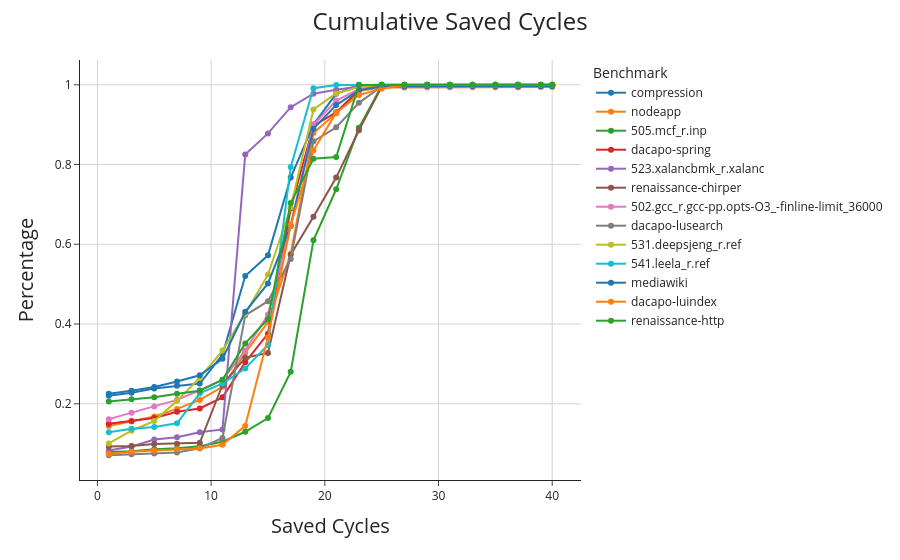
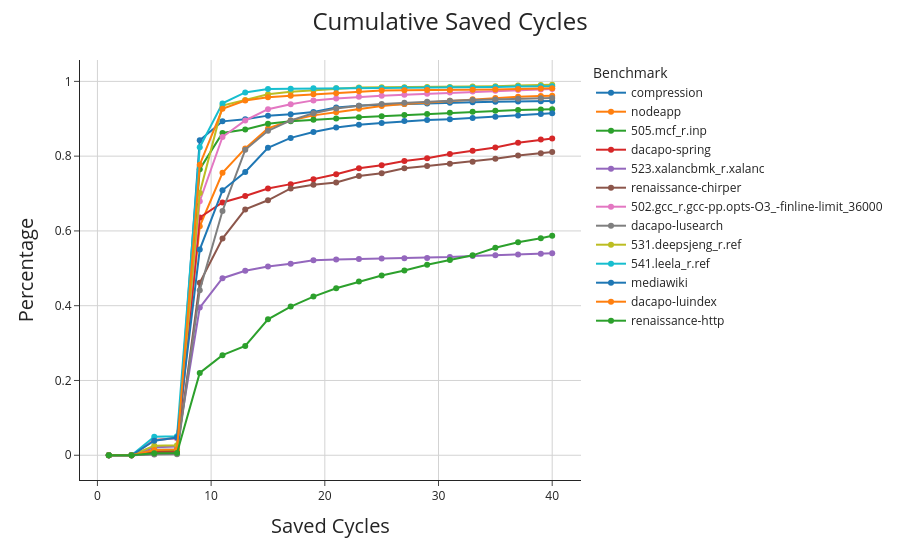

The cell these charts' notebook holds for them, in order:
### Markdown cell above
### 2.3 CDFs for Savings and Penalty

### Code cell
pio.templates.default = "simple_white"
#---Set-Desired-Confidence---#
confidence=50
dfs_lin=[]
dfs_log=[]

for file in os.listdir(data["result_path"]):
    if not "base" in file:
        file_path = os.path.join(data["result_path"],file)
        temp=pd.read_csv(file_path)
        temp=temp[temp["confidence"]==confidence]
        
        dfs={"log":[],"lin":[]}
        for col in data["stats"]["pdfs"]:
            temp[col]=temp[col].apply(ast.literal_eval)
            temp_l = temp[col].apply(pd.Series).stack().to_frame(col)
            temp_l[col+"_csum"]=temp_l[col].cumsum()/temp_l.iloc[-1].iloc[0]
            if "lin" in col:
                dfs["lin"].append(temp_l)
            elif "log" in col:
                dfs["log"].append(temp_l)
        
        for df in dfs:
            temp=pd.concat(dfs[df],axis=1).reset_index(level=1).rename(columns={"level_1": "cycles"})
            temp=temp[temp["cycles"]!="total"]
            temp["Benchmark"]= file[:-4][8:]
            if df == "lin":
                dfs_lin.append(temp)
            elif df == "log":
                dfs_log.append(temp)

df_lin=pd.concat(dfs_lin)
df_log=pd.concat(dfs_log)

df_lin.to_csv("temp.csv",index=False)

for pdf in data["stats"]["pdfs"]:
    if "lin" in pdf:
        log=False
        df=df_lin
    elif "log" in pdf:
        log=True
        df=df_log
    fig = px.line(
        df,
        x="cycles",
        y=pdf+"_csum",
        color="Benchmark",
        markers=True,
        log_x=log
    )
    fig.update_xaxes(showgrid=True, gridcolor="lightgray", gridwidth=1, title="Saved Cycles")
    fig.update_yaxes(showgrid=True, gridcolor="lightgray", gridwidth=1, title="Percentage")
    fig.update_layout(
        title={
        "text": f"Cumulative Saved Cycles",
        "x": 0.5,
        "font": {"size": 24}
        },
        xaxis_title_font={"size": 20},
        yaxis_title_font={"size": 20}
    )
    fig.show()
    fig.write_image(f"temp/plot_{pdf}.png", width=1600, height=1000, scale=2)

### Figure 1 — Plotly figure (JSON) as saved in the notebook; plotly's stock layout.template omitted (floating-point values rounded to 4 significant figures)
{"data": [{"hovertemplate": "Benchmark=compression<br>cycles=%{x}<br>penalty_lin_csum=%{y}<extra></extra>", "legendgroup": "compression", "line": {"color": "#1F77B4", "dash": "solid"}, "marker": {"symbol": "circle"}, "mode": "lines+markers", "name": "compression", "orientation": "v", "showlegend": true, "type": "scatter", "x": [1, 3, 5, 7, 9, 11, 13, 15, 17, 19, 21, 23, 25, 27, 29, 31, 33, 35, 37, 39, 40], "xaxis": "x", "y": [0.2203, 0.2274, 0.2382, 0.245, 0.2509, 0.3231, 0.5206, 0.5722, 0.7674, 0.9003, 0.9772, 0.9996, 0.9999, 0.9999, 0.9999, 0.9999, 0.9999, 0.9999, 0.9999, 0.9999, 0.9999], "yaxis": "y"}, {"hovertemplate": "Benchmark=nodeapp<br>cycles=%{x}<br>penalty_lin_csum=%{y}<extra></extra>", "legendgroup": "nodeapp", "line": {"color": "#FF7F0E", "dash": "solid"}, "marker": {"symbol": "circle"}, "mode": "lines+markers", "name": "nodeapp", "orientation": "v", "showlegend": true, "type": "scatter", "x": [1, 3, 5, 7, 9, 11, 13, 15, 17, 19, 21, 23, 25, 27, 29, 31, 33, 35, 37, 39, 40], "xaxis": "x", "y": [0.1446, 0.1557, 0.1682, 0.1871, 0.2098, 0.2428, 0.3279, 0.4051, 0.5765, 0.8791, 0.9286, 0.9846, 0.993, 0.9933, 0.9936, 0.9936, 0.9936, 0.9937, 0.9939, 0.9942, 0.9944], "yaxis": "y"}, {"hovertemplate": "Benchmark=505.mcf_r.inp<br>cycles=%{x}<br>penalty_lin_csum=%{y}<extra></extra>", "legendgroup": "505.mcf_r.inp", "line": {"color": "#2CA02C", "dash": "solid"}, "marker": {"symbol": "circle"}, "mode": "lines+markers", "name": "505.mcf_r.inp", "orientation": "v", "showlegend": true, "type": "scatter", "x": [1, 3, 5, 7, 9, 11, 13, 15, 17, 19, 21, 23, 25, 27, 29, 31, 33, 35, 37, 39, 40], "xaxis": "x", "y": [0.07938, 0.08082, 0.08632, 0.08861, 0.09382, 0.1048, 0.1298, 0.1642, 0.2801, 0.6101, 0.7379, 0.8921, 0.9973, 0.9975, 0.9977, 0.9979, 0.998, 0.998, 0.998, 0.998, 0.9981], "yaxis": "y"}, {"hovertemplate": "Benchmark=dacapo-spring<br>cycles=%{x}<br>penalty_lin_csum=%{y}<extra></extra>", "legendgroup": "dacapo-spring", "line": {"color": "#D62728", "dash": "solid"}, "marker": {"symbol": "circle"}, "mode": "lines+markers", "name": "dacapo-spring", "orientation": "v", "showlegend": true, "type": "scatter", "x": [1, 3, 5, 7, 9, 11, 13, 15, 17, 19, 21, 23, 25, 27, 29, 31, 33, 35, 37, 39, 40], "xaxis": "x", "y": [0.1498, 0.1569, 0.1646, 0.1799, 0.1882, 0.2162, 0.304, 0.3758, 0.6896, 0.897, 0.931, 0.9862, 0.9995, 0.9995, 0.9996, 0.9996, 0.9996, 0.9996, 0.9996, 0.9996, 0.9996], "yaxis": "y"}, {"hovertemplate": "Benchmark=523.xalancbmk_r.xalanc<br>cycles=%{x}<br>penalty_lin_csum=%{y}<extra></extra>", "legendgroup": "523.xalancbmk_r.xalanc", "line": {"color": "#9467BD", "dash": "solid"}, "marker": {"symbol": "circle"}, "mode": "lines+markers", "name": "523.xalancbmk_r.xalanc", "orientation": "v", "showlegend": true, "type": "scatter", "x": [1, 3, 5, 7, 9, 11, 13, 15, 17, 19, 21, 23, 25, 27, 29, 31, 33, 35, 37, 39, 40], "xaxis": "x", "y": [0.08267, 0.09307, 0.1105, 0.1161, 0.1285, 0.1358, 0.8252, 0.878, 0.9438, 0.9776, 0.9876, 0.9955, 0.9955, 0.9957, 0.9957, 0.9957, 0.9957, 0.9957, 0.9957, 0.9959, 0.9973], "yaxis": "y"}, {"hovertemplate": "Benchmark=renaissance-chirper<br>cycles=%{x}<br>penalty_lin_csum=%{y}<extra></extra>", "legendgroup": "renaissance-chirper", "line": {"color": "#8C564B", "dash": "solid"}, "marker": {"symbol": "circle"}, "mode": "lines+markers", "name": "renaissance-chirper", "orientation": "v", "showlegend": true, "type": "scatter", "x": [1, 3, 5, 7, 9, 11, 13, 15, 17, 19, 21, 23, 25, 27, 29, 31, 33, 35, 37, 39, 40], "xaxis": "x", "y": [0.09273, 0.09404, 0.09889, 0.1001, 0.1022, 0.2472, 0.3157, 0.3275, 0.5738, 0.669, 0.7671, 0.886, 0.9949, 0.9959, 0.9961, 0.9962, 0.9963, 0.9964, 0.9964, 0.9965, 0.9972], "yaxis": "y"}, {"hovertemplate": "Benchmark=502.gcc_r.gcc-pp.opts-O3_-finline-limit_36000<br>cycles=%{x}<br>penalty_lin_csum=%{y}<extra></extra>", "legendgroup": "502.gcc_r.gcc-pp.opts-O3_-finline-limit_36000", "line": {"color": "#E377C2", "dash": "solid"}, "marker": {"symbol": "circle"}, "mode": "lines+markers", "name": "502.gcc_r.gcc-pp.opts-O3_-finline-limit_36000", "orientation": "v", "showlegend": true, "type": "scatter", "x": [1, 3, 5, 7, 9, 11, 13, 15, 17, 19, 21, 23, 25, 27, 29, 31, 33, 35, 37, 39, 40], "xaxis": "x", "y": [0.1616, 0.1775, 0.1935, 0.2099, 0.2339, 0.2601, 0.3337, 0.4237, 0.6475, 0.8989, 0.9605, 0.989, 0.9941, 0.9951, 0.9952, 0.9953, 0.9955, 0.9962, 0.9983, 0.9988, 0.9989], "yaxis": "y"}, {"hovertemplate": "Benchmark=dacapo-lusearch<br>cycles=%{x}<br>penalty_lin_csum=%{y}<extra></extra>", "legendgroup": "dacapo-lusearch", "line": {"color": "#7F7F7F", "dash": "solid"}, "marker": {"symbol": "circle"}, "mode": "lines+markers", "name": "dacapo-lusearch", "orientation": "v", "showlegend": true, "type": "scatter", "x": [1, 3, 5, 7, 9, 11, 13, 15, 17, 19, 21, 23, 25, 27, 29, 31, 33, 35, 37, 39, 40], "xaxis": "x", "y": [0.07098, 0.07337, 0.07529, 0.07792, 0.08843, 0.1142, 0.4218, 0.4572, 0.5631, 0.8583, 0.8932, 0.9546, 0.9955, 0.9976, 0.9978, 0.9978, 0.9978, 0.9978, 0.9978, 0.9978, 0.9978], "yaxis": "y"}, {"hovertemplate": "Benchmark=531.deepsjeng_r.ref<br>cycles=%{x}<br>penalty_lin_csum=%{y}<extra></extra>", "legendgroup": "531.deepsjeng_r.ref", "line": {"color": "#BCBD22", "dash": "solid"}, "marker": {"symbol": "circle"}, "mode": "lines+markers", "name": "531.deepsjeng_r.ref", "orientation": "v", "showlegend": true, "type": "scatter", "x": [1, 3, 5, 7, 9, 11, 13, 15, 17, 19, 21, 23, 25, 27, 29, 31, 33, 35, 37, 39, 40], "xaxis": "x", "y": [0.1006, 0.1326, 0.1568, 0.2073, 0.2653, 0.3334, 0.4261, 0.5241, 0.6922, 0.9381, 0.9781, 0.9945, 0.9999, 1.0, 1.0, 1.0, 1.0, 1.0, 1.0, 1.0, 1.0], "yaxis": "y"}, {"hovertemplate": "Benchmark=541.leela_r.ref<br>cycles=%{x}<br>penalty_lin_csum=%{y}<extra></extra>", "legendgroup": "541.leela_r.ref", "line": {"color": "#17BECF", "dash": "solid"}, "marker": {"symbol": "circle"}, "mode": "lines+markers", "name": "541.leela_r.ref", "orientation": "v", "showlegend": true, "type": "scatter", "x": [1, 3, 5, 7, 9, 11, 13, 15, 17, 19, 21, 23, 25, 27, 29, 31, 33, 35, 37, 39, 40], "xaxis": "x", "y": [0.1287, 0.1377, 0.1419, 0.1511, 0.2261, 0.2511, 0.2885, 0.3477, 0.794, 0.9914, 0.9994, 1.0, 1.0, 1.0, 1.0, 1.0, 1.0, 1.0, 1.0, 1.0, 1.0], "yaxis": "y"}, {"hovertemplate": "Benchmark=mediawiki<br>cycles=%{x}<br>penalty_lin_csum=%{y}<extra></extra>", "legendgroup": "mediawiki", "line": {"color": "#1F77B4", "dash": "solid"}, "marker": {"symbol": "circle"}, "mode": "lines+markers", "name": "mediawiki", "orientation": "v", "showlegend": true, "type": "scatter", "x": [1, 3, 5, 7, 9, 11, 13, 15, 17, 19, 21, 23, 25, 27, 29, 31, 33, 35, 37, 39, 40], "xaxis": "x", "y": [0.2251, 0.2327, 0.2422, 0.2557, 0.2717, 0.3127, 0.4308, 0.5019, 0.646, 0.8899, 0.9491, 0.9865, 0.9958, 0.9965, 0.9966, 0.9968, 0.9968, 0.9968, 0.9969, 0.9969, 0.9969], "yaxis": "y"}, {"hovertemplate": "Benchmark=dacapo-luindex<br>cycles=%{x}<br>penalty_lin_csum=%{y}<extra></extra>", "legendgroup": "dacapo-luindex", "line": {"color": "#FF7F0E", "dash": "solid"}, "marker": {"symbol": "circle"}, "mode": "lines+markers", "name": "dacapo-luindex", "orientation": "v", "showlegend": true, "type": "scatter", "x": [1, 3, 5, 7, 9, 11, 13, 15, 17, 19, 21, 23, 25, 27, 29, 31, 33, 35, 37, 39, 40], "xaxis": "x", "y": [0.07415, 0.07975, 0.08307, 0.08587, 0.08779, 0.09724, 0.1446, 0.3664, 0.6481, 0.8353, 0.9299, 0.9743, 0.9902, 0.9991, 0.9991, 0.9991, 0.9993, 0.9993, 0.9993, 0.9993, 0.9993], "yaxis": "y"}, {"hovertemplate": "Benchmark=renaissance-http<br>cycles=%{x}<br>penalty_lin_csum=%{y}<extra></extra>", "legendgroup": "renaissance-http", "line": {"color": "#2CA02C", "dash": "solid"}, "marker": {"symbol": "circle"}, "mode": "lines+markers", "name": "renaissance-http", "orientation": "v", "showlegend": true, "type": "scatter", "x": [1, 3, 5, 7, 9, 11, 13, 15, 17, 19, 21, 23, 25, 27, 29, 31, 33, 35, 37, 39, 40], "xaxis": "x", "y": [0.206, 0.2117, 0.2166, 0.2253, 0.2326, 0.2604, 0.3515, 0.4128, 0.7034, 0.8144, 0.8185, 0.9993, 1.0, 1.0, 1.0, 1.0, 1.0, 1.0, 1.0, 1.0, 1.0], "yaxis": "y"}], "layout": {"legend": {"title": {"text": "Benchmark"}, "tracegroupgap": 0}, "margin": {"t": 60}, "title": {"font": {"size": 24}, "text": "Cumulative Saved Cycles", "x": 0.5}, "xaxis": {"anchor": "y", "domain": [0, 1], "gridcolor": "lightgray", "gridwidth": 1, "showgrid": true, "title": {"font": {"size": 20}, "text": "Saved Cycles"}}, "yaxis": {"anchor": "x", "domain": [0, 1], "gridcolor": "lightgray", "gridwidth": 1, "showgrid": true, "title": {"font": {"size": 20}, "text": "Percentage"}}}}

### Figure 2 — Plotly figure (JSON) as saved in the notebook; plotly's stock layout.template omitted (floating-point values rounded to 4 significant figures)
{"data": [{"hovertemplate": "Benchmark=compression<br>cycles=%{x}<br>savings_lin_csum=%{y}<extra></extra>", "legendgroup": "compression", "line": {"color": "#1F77B4", "dash": "solid"}, "marker": {"symbol": "circle"}, "mode": "lines+markers", "name": "compression", "orientation": "v", "showlegend": true, "type": "scatter", "x": [1, 3, 5, 7, 9, 11, 13, 15, 17, 19, 21, 23, 25, 27, 29, 31, 33, 35, 37, 39, 40], "xaxis": "x", "y": [0.0, 0.0, 0.01444, 0.01473, 0.8428, 0.8931, 0.8988, 0.9084, 0.9122, 0.9183, 0.9298, 0.9348, 0.9375, 0.9395, 0.941, 0.9428, 0.9441, 0.9452, 0.946, 0.947, 0.9473], "yaxis": "y"}, {"hovertemplate": "Benchmark=nodeapp<br>cycles=%{x}<br>savings_lin_csum=%{y}<extra></extra>", "legendgroup": "nodeapp", "line": {"color": "#FF7F0E", "dash": "solid"}, "marker": {"symbol": "circle"}, "mode": "lines+markers", "name": "nodeapp", "orientation": "v", "showlegend": true, "type": "scatter", "x": [1, 3, 5, 7, 9, 11, 13, 15, 17, 19, 21, 23, 25, 27, 29, 31, 33, 35, 37, 39, 40], "xaxis": "x", "y": [0.0, 0.0, 0.04078, 0.04598, 0.6124, 0.7554, 0.8207, 0.8742, 0.8955, 0.9091, 0.9176, 0.9267, 0.9342, 0.9396, 0.9436, 0.9479, 0.9519, 0.9557, 0.9586, 0.9609, 0.9618], "yaxis": "y"}, {"hovertemplate": "Benchmark=505.mcf_r.inp<br>cycles=%{x}<br>savings_lin_csum=%{y}<extra></extra>", "legendgroup": "505.mcf_r.inp", "line": {"color": "#2CA02C", "dash": "solid"}, "marker": {"symbol": "circle"}, "mode": "lines+markers", "name": "505.mcf_r.inp", "orientation": "v", "showlegend": true, "type": "scatter", "x": [1, 3, 5, 7, 9, 11, 13, 15, 17, 19, 21, 23, 25, 27, 29, 31, 33, 35, 37, 39, 40], "xaxis": "x", "y": [0.0, 0.0, 0.01106, 0.01149, 0.7652, 0.8618, 0.8713, 0.8868, 0.8932, 0.8975, 0.9009, 0.904, 0.9069, 0.9098, 0.9129, 0.9161, 0.919, 0.9212, 0.9231, 0.9246, 0.9253], "yaxis": "y"}, {"hovertemplate": "Benchmark=dacapo-spring<br>cycles=%{x}<br>savings_lin_csum=%{y}<extra></extra>", "legendgroup": "dacapo-spring", "line": {"color": "#D62728", "dash": "solid"}, "marker": {"symbol": "circle"}, "mode": "lines+markers", "name": "dacapo-spring", "orientation": "v", "showlegend": true, "type": "scatter", "x": [1, 3, 5, 7, 9, 11, 13, 15, 17, 19, 21, 23, 25, 27, 29, 31, 33, 35, 37, 39, 40], "xaxis": "x", "y": [0.0, 0.0, 0.008115, 0.008863, 0.636, 0.676, 0.6934, 0.7135, 0.7252, 0.7383, 0.7518, 0.7679, 0.7754, 0.7871, 0.7944, 0.8058, 0.8147, 0.823, 0.8358, 0.8445, 0.8474], "yaxis": "y"}, {"hovertemplate": "Benchmark=523.xalancbmk_r.xalanc<br>cycles=%{x}<br>savings_lin_csum=%{y}<extra></extra>", "legendgroup": "523.xalancbmk_r.xalanc", "line": {"color": "#9467BD", "dash": "solid"}, "marker": {"symbol": "circle"}, "mode": "lines+markers", "name": "523.xalancbmk_r.xalanc", "orientation": "v", "showlegend": true, "type": "scatter", "x": [1, 3, 5, 7, 9, 11, 13, 15, 17, 19, 21, 23, 25, 27, 29, 31, 33, 35, 37, 39, 40], "xaxis": "x", "y": [0.0, 0.0, 0.02151, 0.02352, 0.3951, 0.4735, 0.4932, 0.5049, 0.5121, 0.5216, 0.5237, 0.5252, 0.526, 0.527, 0.5278, 0.5302, 0.533, 0.5352, 0.5372, 0.5389, 0.54], "yaxis": "y"}, {"hovertemplate": "Benchmark=renaissance-chirper<br>cycles=%{x}<br>savings_lin_csum=%{y}<extra></extra>", "legendgroup": "renaissance-chirper", "line": {"color": "#8C564B", "dash": "solid"}, "marker": {"symbol": "circle"}, "mode": "lines+markers", "name": "renaissance-chirper", "orientation": "v", "showlegend": true, "type": "scatter", "x": [1, 3, 5, 7, 9, 11, 13, 15, 17, 19, 21, 23, 25, 27, 29, 31, 33, 35, 37, 39, 40], "xaxis": "x", "y": [0.0, 0.0, 0.003438, 0.00594, 0.4616, 0.5794, 0.6575, 0.682, 0.7137, 0.7237, 0.7295, 0.747, 0.7544, 0.7676, 0.7734, 0.7797, 0.7852, 0.7927, 0.8015, 0.8081, 0.8109], "yaxis": "y"}, {"hovertemplate": "Benchmark=502.gcc_r.gcc-pp.opts-O3_-finline-limit_36000<br>cycles=%{x}<br>savings_lin_csum=%{y}<extra></extra>", "legendgroup": "502.gcc_r.gcc-pp.opts-O3_-finline-limit_36000", "line": {"color": "#E377C2", "dash": "solid"}, "marker": {"symbol": "circle"}, "mode": "lines+markers", "name": "502.gcc_r.gcc-pp.opts-O3_-finline-limit_36000", "orientation": "v", "showlegend": true, "type": "scatter", "x": [1, 3, 5, 7, 9, 11, 13, 15, 17, 19, 21, 23, 25, 27, 29, 31, 33, 35, 37, 39, 40], "xaxis": "x", "y": [0.0, 0.0, 0.04064, 0.04506, 0.6795, 0.8512, 0.8954, 0.9256, 0.9389, 0.9492, 0.9544, 0.9586, 0.9617, 0.9641, 0.9666, 0.9702, 0.9726, 0.9746, 0.9766, 0.9785, 0.9795], "yaxis": "y"}, {"hovertemplate": "Benchmark=dacapo-lusearch<br>cycles=%{x}<br>savings_lin_csum=%{y}<extra></extra>", "legendgroup": "dacapo-lusearch", "line": {"color": "#7F7F7F", "dash": "solid"}, "marker": {"symbol": "circle"}, "mode": "lines+markers", "name": "dacapo-lusearch", "orientation": "v", "showlegend": true, "type": "scatter", "x": [1, 3, 5, 7, 9, 11, 13, 15, 17, 19, 21, 23, 25, 27, 29, 31, 33, 35, 37, 39, 40], "xaxis": "x", "y": [0.0, 0.0, 0.00234, 0.002696, 0.4416, 0.6533, 0.8168, 0.8678, 0.8956, 0.9148, 0.9274, 0.9346, 0.9397, 0.943, 0.9457, 0.948, 0.9499, 0.9517, 0.9533, 0.9548, 0.9554], "yaxis": "y"}, {"hovertemplate": "Benchmark=531.deepsjeng_r.ref<br>cycles=%{x}<br>savings_lin_csum=%{y}<extra></extra>", "legendgroup": "531.deepsjeng_r.ref", "line": {"color": "#BCBD22", "dash": "solid"}, "marker": {"symbol": "circle"}, "mode": "lines+markers", "name": "531.deepsjeng_r.ref", "orientation": "v", "showlegend": true, "type": "scatter", "x": [1, 3, 5, 7, 9, 11, 13, 15, 17, 19, 21, 23, 25, 27, 29, 31, 33, 35, 37, 39, 40], "xaxis": "x", "y": [0.0, 0.0, 0.02557, 0.02645, 0.7016, 0.9351, 0.9501, 0.9655, 0.9724, 0.9761, 0.9817, 0.9838, 0.9842, 0.9845, 0.9849, 0.9853, 0.986, 0.9871, 0.9889, 0.9905, 0.991], "yaxis": "y"}, {"hovertemplate": "Benchmark=541.leela_r.ref<br>cycles=%{x}<br>savings_lin_csum=%{y}<extra></extra>", "legendgroup": "541.leela_r.ref", "line": {"color": "#17BECF", "dash": "solid"}, "marker": {"symbol": "circle"}, "mode": "lines+markers", "name": "541.leela_r.ref", "orientation": "v", "showlegend": true, "type": "scatter", "x": [1, 3, 5, 7, 9, 11, 13, 15, 17, 19, 21, 23, 25, 27, 29, 31, 33, 35, 37, 39, 40], "xaxis": "x", "y": [0.0, 0.0, 0.04963, 0.0506, 0.8238, 0.9411, 0.9705, 0.9795, 0.9805, 0.9814, 0.9819, 0.9823, 0.9825, 0.9828, 0.983, 0.9834, 0.9838, 0.9848, 0.9861, 0.9867, 0.9869], "yaxis": "y"}, {"hovertemplate": "Benchmark=mediawiki<br>cycles=%{x}<br>savings_lin_csum=%{y}<extra></extra>", "legendgroup": "mediawiki", "line": {"color": "#1F77B4", "dash": "solid"}, "marker": {"symbol": "circle"}, "mode": "lines+markers", "name": "mediawiki", "orientation": "v", "showlegend": true, "type": "scatter", "x": [1, 3, 5, 7, 9, 11, 13, 15, 17, 19, 21, 23, 25, 27, 29, 31, 33, 35, 37, 39, 40], "xaxis": "x", "y": [0.0, 0.0, 0.03887, 0.04739, 0.5501, 0.7086, 0.7577, 0.8223, 0.8488, 0.8645, 0.8765, 0.8838, 0.889, 0.8937, 0.8964, 0.899, 0.9024, 0.9055, 0.9088, 0.913, 0.915], "yaxis": "y"}, {"hovertemplate": "Benchmark=dacapo-luindex<br>cycles=%{x}<br>savings_lin_csum=%{y}<extra></extra>", "legendgroup": "dacapo-luindex", "line": {"color": "#FF7F0E", "dash": "solid"}, "marker": {"symbol": "circle"}, "mode": "lines+markers", "name": "dacapo-luindex", "orientation": "v", "showlegend": true, "type": "scatter", "x": [1, 3, 5, 7, 9, 11, 13, 15, 17, 19, 21, 23, 25, 27, 29, 31, 33, 35, 37, 39, 40], "xaxis": "x", "y": [0.0, 0.0, 0.01424, 0.01546, 0.777, 0.9267, 0.9488, 0.9574, 0.9617, 0.9652, 0.9685, 0.9733, 0.9757, 0.9765, 0.9767, 0.9772, 0.9778, 0.9785, 0.9796, 0.9812, 0.9817], "yaxis": "y"}, {"hovertemplate": "Benchmark=renaissance-http<br>cycles=%{x}<br>savings_lin_csum=%{y}<extra></extra>", "legendgroup": "renaissance-http", "line": {"color": "#2CA02C", "dash": "solid"}, "marker": {"symbol": "circle"}, "mode": "lines+markers", "name": "renaissance-http", "orientation": "v", "showlegend": true, "type": "scatter", "x": [1, 3, 5, 7, 9, 11, 13, 15, 17, 19, 21, 23, 25, 27, 29, 31, 33, 35, 37, 39, 40], "xaxis": "x", "y": [0.0, 0.0, 0.00504, 0.005858, 0.2201, 0.2677, 0.2923, 0.3635, 0.3976, 0.4245, 0.4468, 0.4649, 0.481, 0.4942, 0.5096, 0.5224, 0.5347, 0.5549, 0.5696, 0.5802, 0.587], "yaxis": "y"}], "layout": {"legend": {"title": {"text": "Benchmark"}, "tracegroupgap": 0}, "margin": {"t": 60}, "title": {"font": {"size": 24}, "text": "Cumulative Saved Cycles", "x": 0.5}, "xaxis": {"anchor": "y", "domain": [0, 1], "gridcolor": "lightgray", "gridwidth": 1, "showgrid": true, "title": {"font": {"size": 20}, "text": "Saved Cycles"}}, "yaxis": {"anchor": "x", "domain": [0, 1], "gridcolor": "lightgray", "gridwidth": 1, "showgrid": true, "title": {"font": {"size": 20}, "text": "Percentage"}}}}
